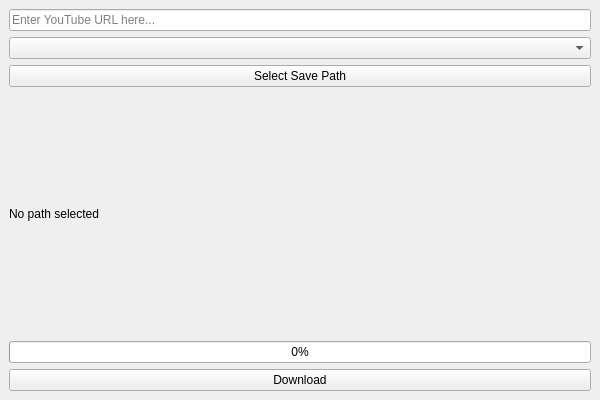
<?xml version="1.0" encoding="UTF-8"?>
<ui version="4.0">
 <class>MainWindow</class>
 <widget class="QMainWindow" name="MainWindow">
  <property name="geometry">
   <rect>
    <x>0</x>
    <y>0</y>
    <width>600</width>
    <height>400</height>
   </rect>
  </property>
  <property name="windowTitle">
   <string>YouTube Downloader</string>
  </property>
  <widget class="QWidget" name="centralwidget">
   <layout class="QVBoxLayout" name="verticalLayout">
    <item>
     <widget class="QLineEdit" name="urlInput">
      <property name="placeholderText">
       <string>Enter YouTube URL here...</string>
      </property>
     </widget>
    </item>
    <item>
     <widget class="QComboBox" name="formatSelector">
      <property name="currentText">
       <string>Select format...</string>
      </property>
     </widget>
    </item>
    <item>
     <widget class="QPushButton" name="selectPathButton">
      <property name="text">
       <string>Select Save Path</string>
      </property>
     </widget>
    </item>
    <item>
     <widget class="QLabel" name="pathLabel">
      <property name="text">
       <string>No path selected</string>
      </property>
     </widget>
    </item>
    <item>
     <widget class="QProgressBar" name="progressBar">
      <property name="value">
       <number>0</number>
      </property>
      <property name="textVisible">
       <bool>true</bool>
      </property>
     </widget>
    </item>
    <item>
     <widget class="QPushButton" name="downloadButton">
      <property name="text">
       <string>Download</string>
      </property>
     </widget>
    </item>
   </layout>
  </widget>
 </widget>
 <resources/>
 <connections/>
</ui>
